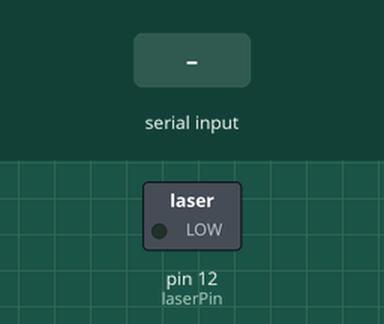
This sketch was run on a simulated Arduino Uno, built with avr-gcc and run on an emulated ATmega328P. On the bench: switched loads named in the sketch (green lamp = pin HIGH). Inputs (shaded band) come from the test bench. What the sketch prints to the serial monitor is not drawn.

Above: at 0.8 s.
0.9 s: "1" received over Serial
At 2.7 s:
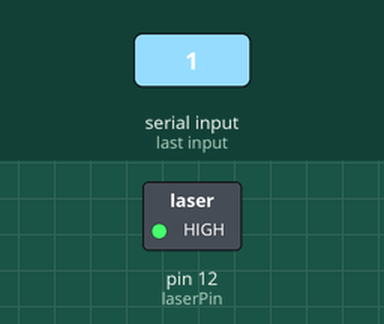
3.9 s: "0" received over Serial
6.9 s: "2" received over Serial
At 11.4 s:
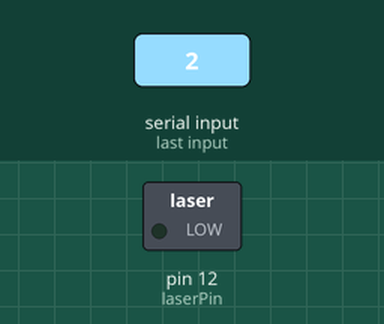
Timing chart, 0 to 12.9 s (numbered marks = the images above; inputs shaded):
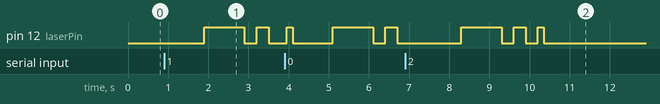

Measured:
- after the input at 0.9 s, pin 12 (laserPin): LOW → HIGH after 1.0 s, → LOW 1.0 s later, → HIGH 0.30 s later, → LOW 0.30 s later
- after the input at 6.9 s, pin 12 (laserPin): goes HIGH 1.0 s, LOW 0.30 s, HIGH 0.30 s, LOW 0.30 s, HIGH 0.15 s, then LOW, starting after 1.4 s

The sketch:

LiFiTransmitterCode.ino
```cpp
String myText;
int delayTime=150;
int laserPin=12;

void setup() {

  pinMode(laserPin, OUTPUT);
  Serial.begin(9600);
  Serial.println("Enter text you want to send .. or type exit");

  while(Serial.available()==0){

  }
  myText=Serial.readString();

  while(myText!="exit"){
    digitalWrite(laserPin,HIGH);
    delay(1000);
    digitalWrite(laserPin,LOW);
  for(int i=0;i<myText.length();i++){
    char myChar=myText[i];
    for(int i=7;i>=0;i--){
      byte bytes=bitRead(myChar,i);
      Serial.print(bytes);
      if(bytes==0){
        digitalWrite(laserPin,LOW);

        delay(delayTime);
      }
      else if(bytes==1){
        digitalWrite(laserPin,HIGH);
        delay(delayTime);
      }


      }


    Serial.print(" ");
  }
  Serial.println("");
  Serial.println("the end");

   digitalWrite(laserPin,LOW);
  Serial.println("Enter text you want to send .. or type exit");

  while(Serial.available()==0){

  }
  myText=Serial.readString();
  }
}


void loop() {


}
```
